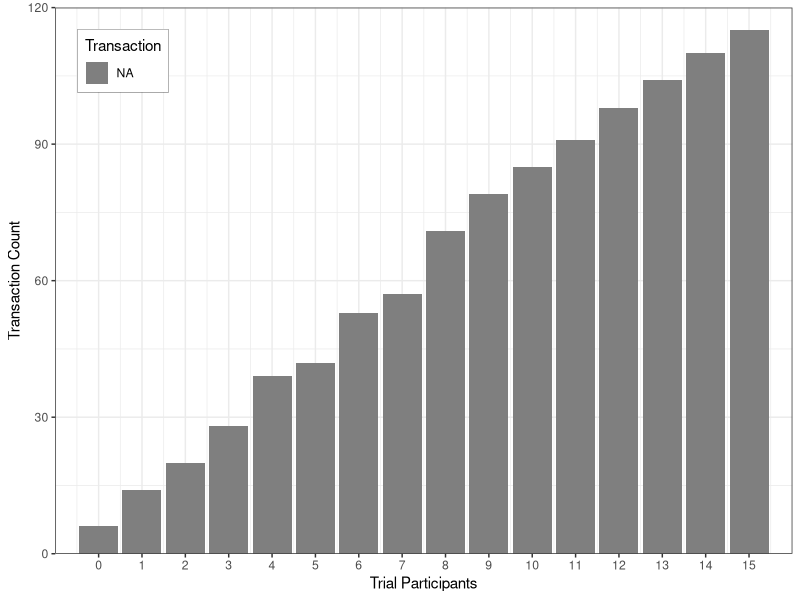
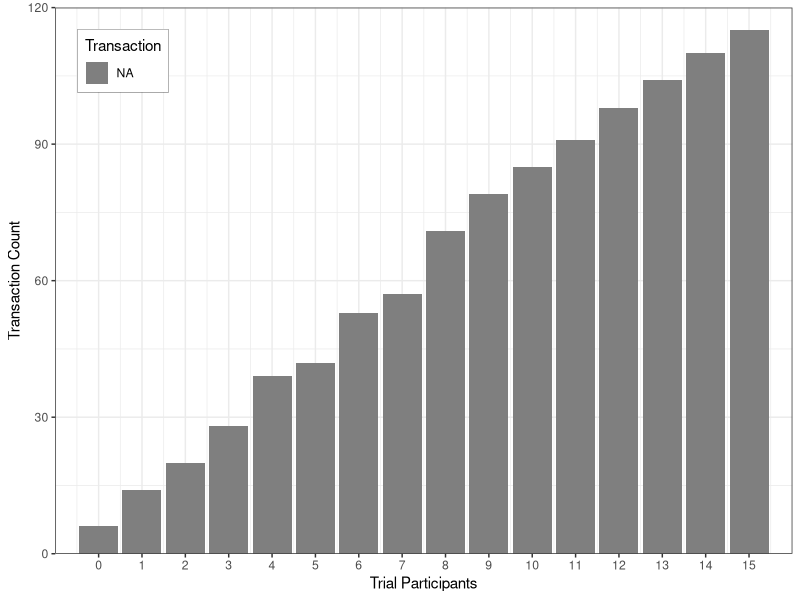

Source code (R) for these figures, in order:
# library
library(ggplot2)
library(ggthemes)
library(scales)

# load in dataset
data <- read.csv(file="./experiment.csv", header=TRUE, sep=",", check.names=FALSE)
levels(data$block_type)[levels(data$block_type)=="dappcoder_project"] <- "Create project"
levels(data$block_type)[levels(data$block_type)=="dappcoder_review"] <- "Review submission"
levels(data$block_type)[levels(data$block_type)=="dappcoder_submission"] <- "Create submission"
levels(data$block_type)[levels(data$block_type)=="devid_connection"] <- "Import records"
levels(data$block_type)[levels(data$block_type)=="devid_endorsment"] <- "Endorse skill"
levels(data$block_type)[levels(data$block_type)=="devid_skill"] <- "Add skill"
data$block_type <- factor(data$block_type, levels(data$block_type)[c(4,6,5,1,2,3)])

data$index <- data$index-1

# create barplot
plot <- ggplot(data, aes(x=index, y=count, fill=structure(block_type))) +
  theme_bw() +
  theme(legend.justification=c(0,1), legend.position = c(0.03, 0.96), legend.background = element_rect(fill="white", size=0.1, linetype="solid", colour ="black")) +
  labs(x = "Trial Participants", y = "Transaction Count", fill = "Transaction") +
  geom_bar(stat="identity") +
  expand_limits(x = 0, y = 0) +
  scale_x_continuous(expand = c(0, 0), limits = c(-1,16), breaks = seq(0, 15, len = 16)) +
  scale_y_continuous(expand = c(0, 0), limits = c(0,120)) +
  scale_fill_manual(values=gdocs_pal()(6))

plot
ggsave("experiment_1_unit.eps", width = 15, height = 10, units = "cm")
